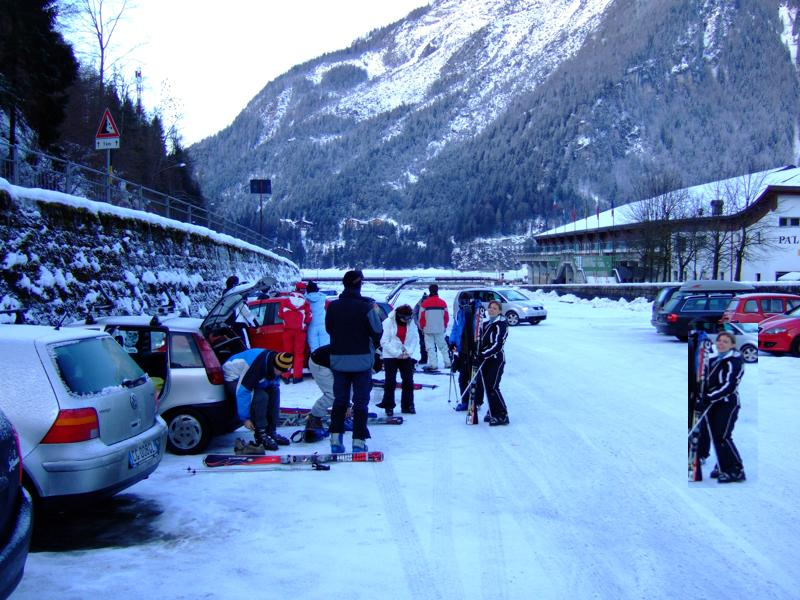
#> input picture 021_Copy_Move_Forgery_Detection/Images/forged2.jpg, 800 x 600 px
$ jupyter execute 021_Copy_Move_Forgery_Detection.ipynb
#> lines starting #> are read from the running program, lines starting #| are printed output that depends on the picture; after the words box and inside, x2 and y2 are one past the last pixel; in counts of white or black regions, pixels touching at a corner belong together
### 021_Copy_Move_Forgery_Detection/ForgeryDetection.py
from sklearn.cluster import DBSCAN
import numpy as np
import cv2
class Detect(object):
    def __init__(self, image):
        self.image = image
    def siftDetector(self):
        sift = cv2.xfeatures2d.SIFT_create()
        gray= cv2.cvtColor(self.image,cv2.COLOR_BGR2GRAY)
        self.key_points,self.descriptors = sift.detectAndCompute(gray, None)
        return self.key_points,self.descriptors

    # [4 lines left out: function showSiftFeatures, not called in this run]

    def locateForgery(self,eps=40,min_sample=2):
        clusters=DBSCAN(eps=eps, min_samples=min_sample).fit(self.descriptors)
        size=np.unique(clusters.labels_).shape[0]-1
        forgery=self.image.copy()
        if (size==0) and (np.unique(clusters.labels_)[0]==-1):
            print('No Forgery Found!!')
            return None
        if size==0:
            size=1
        cluster_list= [[] for i in range(size)]
        for idx in range(len(self.key_points)):
            if clusters.labels_[idx]!=-1:
                cluster_list[clusters.labels_[idx]].append((int(self.key_points[idx].pt[0]),int(self.key_points[idx].pt[1])))
        for points in cluster_list:
            if len(points)>1:
                for idx1 in range(1,len(points)):
                    cv2.line(forgery,points[0],points[idx1],(255,0,0),5)
        return forgery

### 021_Copy_Move_Forgery_Detection/021_Copy_Move_Forgery_Detection.ipynb
[cell 1]
import sys
import cv2
from ForgeryDetection import Detect

import re
from datetime import datetime

[cell 2]
def print_boundary():
    for i in range(50):
        print("*", end = '')

    print()

def read_file():
    file_name = str(input("enter the file path: "))

    img = cv2.imread(file_name)
    if img is None:
        print(file_name)
        print("Enter a Valid File Name/Path")

        sys.exit(0)

    return img, file_name

[cell 3]
def config():
    eps = 60
    min_samples = 2
    return eps, min_samples

def main():
    im, file_name = read_file()
#> the answer given: Images/forged2.jpg
#> in read_file, img is the input picture: shape (600, 800, 3); mean B, G, R 178, 136.5, 108.6
#> file_name = 'Images/forged2.jpg'
    eps, min_samples = config()
    print_boundary()
    print("Use \'q\' for exit and \n\'s/S\' for saving the detections in the file:'")
    print_boundary()

    flag = True

    print_boundary()
    print("Detecting Forgery with parameter value as\neps:{}\nmin_samples:{}".format(eps, min_samples))
    print_boundary()

    detect = Detect(im)

    key_pts, descriptors = detect.siftDetector()
#> in siftDetector, `gray= cv2.cvtColor(self.image,cv2.COLOR_BGR2GRAY)`:
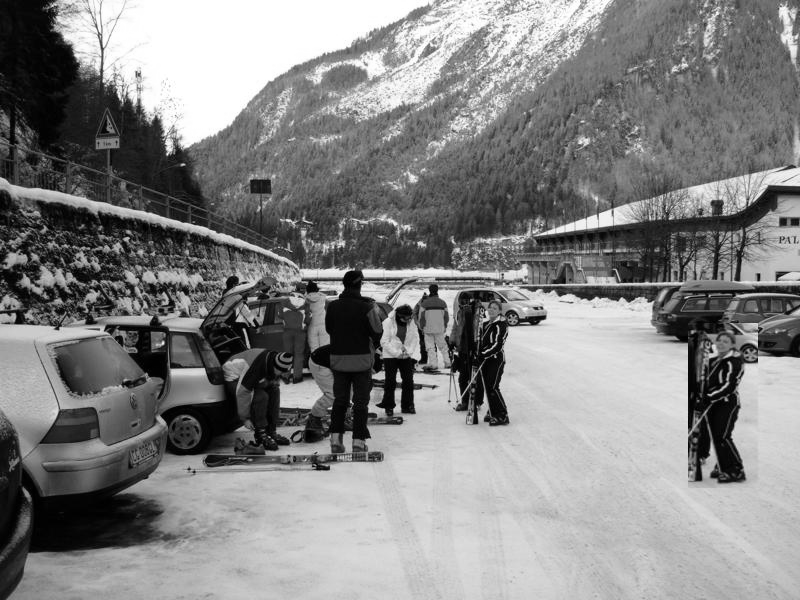
#> gray: shape (600, 800); min 0, max 255, mean 132.9
#> in siftDetector, `self.key_points,self.descriptors = sift.detectAndCompute(gray, None)`: self.key_points = 4259 keypoints; strongest (x, y, size): (399, 379, 4.6), (380, 376, 6.7), (398, 393, 5.9), (163, 343, 2.2)
#> key_pts has the same summary as self.key_points in siftDetector

    forgery = detect.locateForgery(eps, min_samples)
#> after the loop in locateForgery, `for points in cluster_list:`:
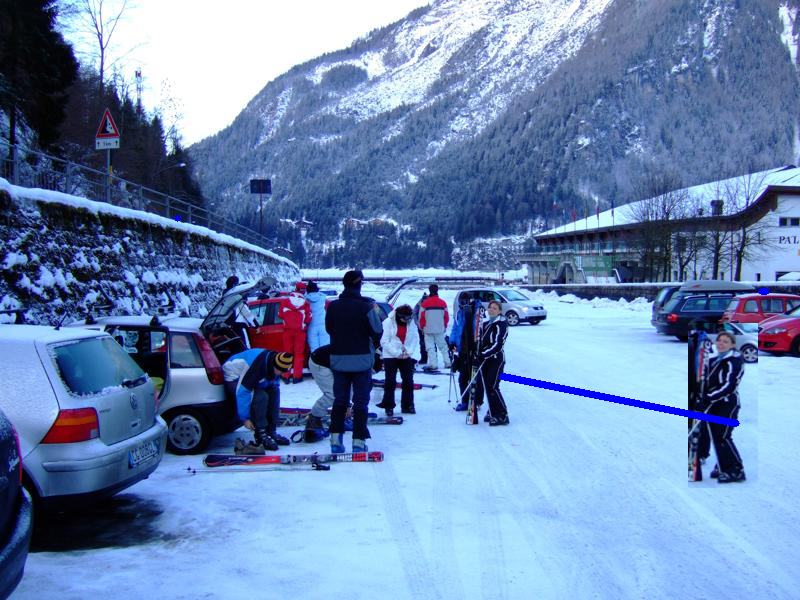
#> forgery: shape (600, 800, 3); 0.38% of pixels changed, all inside (x1, y1, x2, y2) = (174, 215, 770, 427)

    if forgery is None:
        sys.exit(0)

    cv2.imshow("Original Image", im)
    cv2.imshow("Forgery", forgery)

    wait_time = 500

    while(cv2.getWindowProperty("Forgery", 0) >= 0) or (cv2.getWindowProperty("Original Image", 0) >= 0):
        key_Code = cv2.waitKey(wait_time)
#> (key q is pressed here)

        if key_Code == ord("q") or key_Code == ord("S"):
            name = re.findall(r"(.+?)(\.[^.]*$|$)", file_name)
#> name = [('Images/forged2', '.jpg')]
            date = datetime.today().strftime("%Y_%m_%d_%H_%M_%S")
            new_file_name = name[0][0] + "_" + str(eps) + "_" + str(min_samples)
#> new_file_name = 'Images/forged2_60_2'
            new_file_name = new_file_name + "_" + date+name[0][1]
            print_boundary()

            value =  cv2.imwrite(new_file_name, forgery)
            print("Image saved as...", new_file_name)
#> (printed output is left out)

    cv2.destroyAllWindows()
